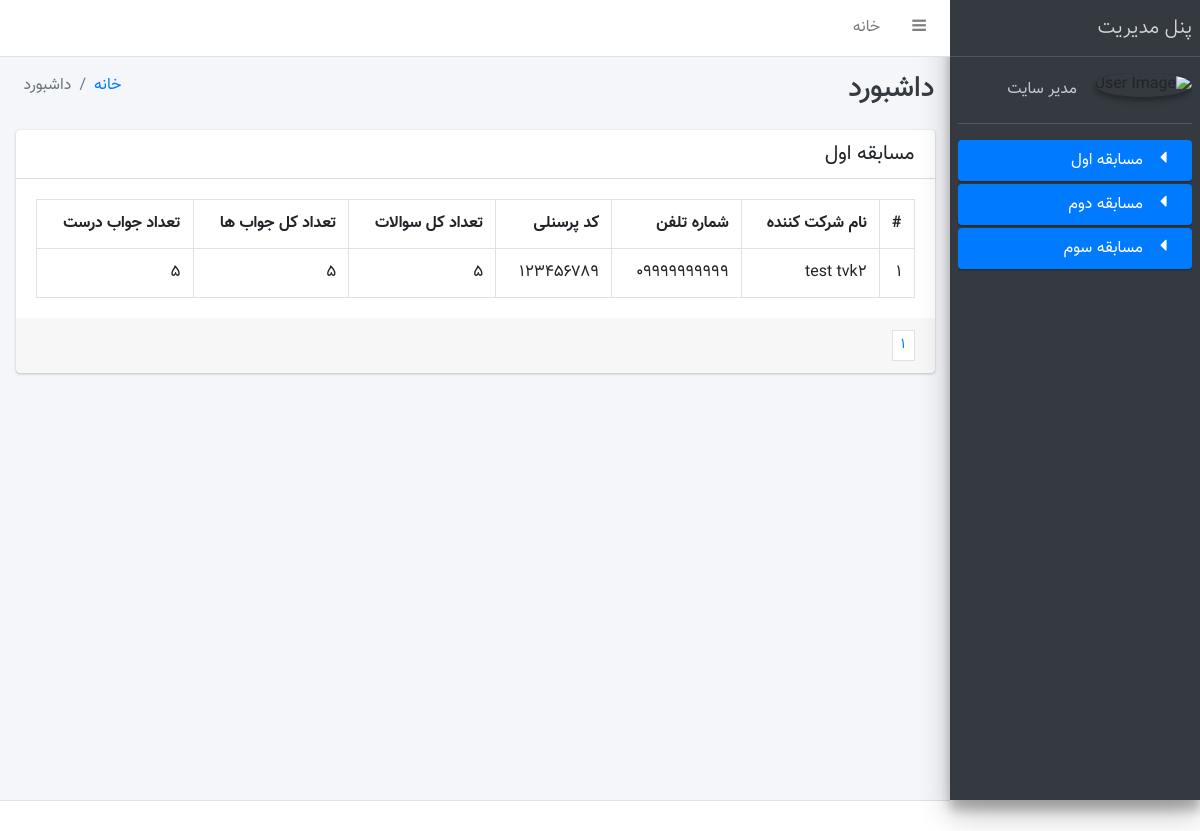
Page /adminDashboard/first/1 (signed in) on the earlier database version.
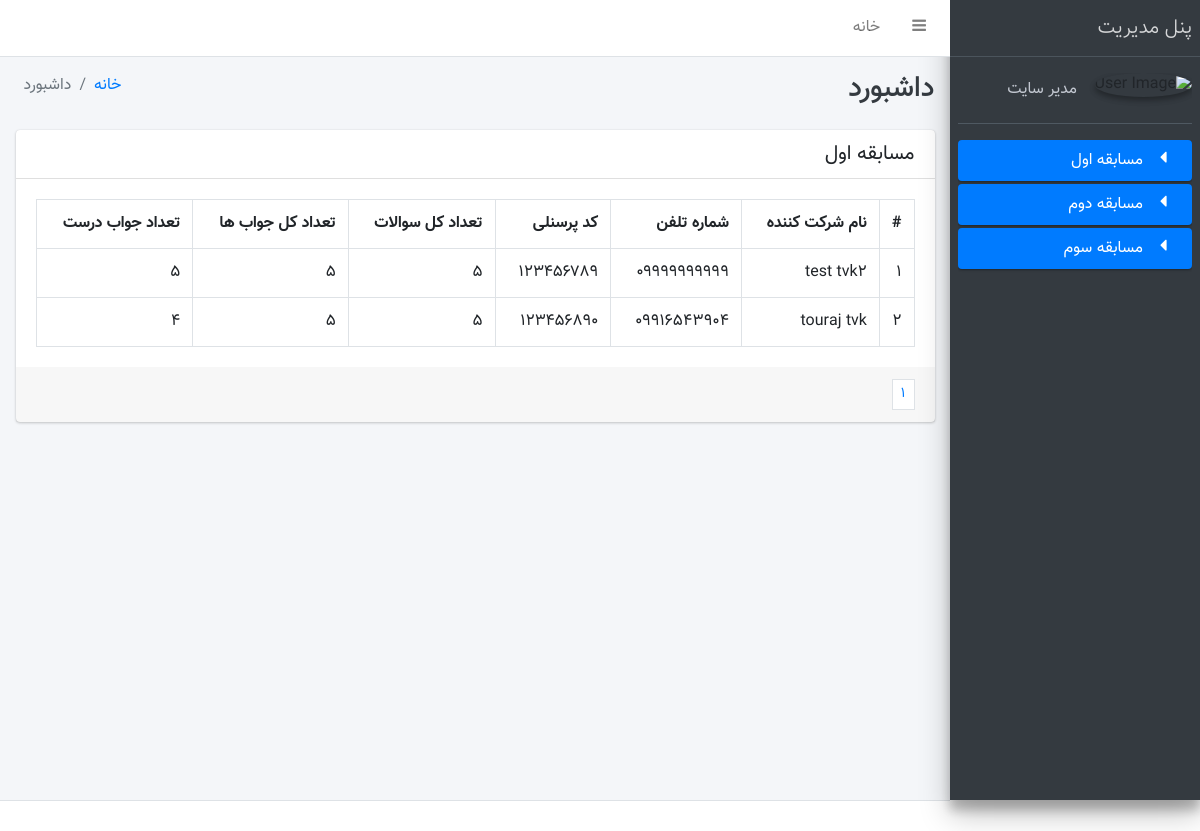
Same page on the later database version.
### challange/models.py (models this page shows)
class Tournament(models.Model):
    name = models.CharField(max_length=100)
    start = models.DateTimeField(auto_now=False, auto_now_add=False)
    end = models.DateTimeField(auto_now=False, auto_now_add=False)
    minpoint = models.IntegerField()
    howmany = models.IntegerField(default=5)

class ResultMember(models.Model):
    member = models.ForeignKey("Member", on_delete=models.CASCADE)
    tournament = models.ForeignKey("Tournament", on_delete=models.CASCADE)
    all_answer = models.IntegerField()
    all_answer_correct = models.IntegerField()
    valid = models.BooleanField(default=False)

class Member(AbstractUser):
    name = models.CharField(max_length=100)
    personalCode = models.CharField(max_length=20)
    phone = models.CharField(max_length=11)
    verifcode = models.IntegerField(default=0)
    isadmin = models.BooleanField(default=False)

### challange/views.py (the view)
# urls.py: path('adminDashboard/first/<int:page>', firstTournament, name="firstT"),
@login_required(login_url='/login')
def firstTournament(request, page):
    TournamentIdObj1 = Tournament.objects.only('id').get(id=1)
    allMember = Member.objects.all()
    datas = ResultMember.objects.filter(tournament=TournamentIdObj1)
    datasPagination = Paginator(datas, 10)
    page_object = datasPagination.get_page(page)
    page_object.adjusted_elided_pages = datasPagination.get_elided_page_range(
        page)
    context = {"name": "مسابقه اول", "datas": page_object,
               "tourName": "/adminDashboard/first/"}
    return render(request, 'adminDashboard.html', context)

### challange/templates/adminDashboard.html (shortened to what this page needs)
{% extends 'dashboardBase.html' %}
{% load static %}
{% block main %}
<div class="content">
      <div class="container-fluid">
        <div class="row">
          <div class="col-lg-12">
            <div class="card">
              <div class="card-header">
                <h3 class="card-title">{{name}}</h3>
              </div>
              <div class="card-body">
                <table class="table table-bordered">
                  <tr>
                    <th style="width: 10px">#</th>
                    <th>نام شرکت کننده</th>
                    <th>شماره تلفن</th>
                    <th>کد پرسنلی</th>
                    <th>تعداد کل سوالات</th>
                    <th>تعداد کل جواب ها</th>
                    <th>تعداد جواب درست</th>
                  </tr>
                  {% for data in datas %}
                    <tr>
                      <td>{{ forloop.counter }}</td>
                      <td>{{ data.member.name }}</td>
                      <td>{{ data.member.phone }}</td>
                      <td>{{ data.member.personalCode }}</td>
                      <td>{{ data.tournament.howmany }}</td>
                      <td>{{ data.all_answer }}</td>
                      <td>{{ data.all_answer_correct }}</td>
                    </tr>
                  {% endfor %}
                </table>
              </div>
              <div class="card-footer clearfix">
                <ul class="pagination pagination-sm m-0 float-right">
                  {% for page_number in datas.adjusted_elided_pages %}
                      {% if page_number == datas.paginator.ELLIPSIS %}
                          {{page_number}}
                      {% else %}
                          <li class="page-item">
                            <a class="page-link {% if page_number == datas.number %}current{% endif %}"
                               href={{tourName}}{{page_number}}>
                               {{page_number}}
                            </a>
                          </li>
                      {% endif %}
                  {% endfor %}
                </ul>
              </div>
            </div>
          </div>
        </div>
      </div>
    </div>
{% endblock main %}

### challange/templates/dashboardBase.html (shortened to what this page needs)
{% load static %}
<!DOCTYPE html>
<html lang="en">
<head>
  <link rel="stylesheet" href="{%static 'plugins/font-awesome/css/font-awesome.min.css'%}">
  <link rel="stylesheet" href="{% static 'dist/css/adminlte.min.css' %}">
  <link rel="stylesheet" href="{% static 'dist/css/bootstrap-rtl.min.css' %}">
  <link rel="stylesheet" href="{% static 'dist/css/custom-style.css' %}">
</head>
<body class="hold-transition sidebar-mini">
<div class="wrapper">
  <nav class="main-header navbar navbar-expand bg-white navbar-light border-bottom">
    <ul class="navbar-nav">
      <li class="nav-item">
        <a class="nav-link" data-widget="pushmenu" href="#"><i class="fa fa-bars"></i></a>
      </li>
      <li class="nav-item d-none d-sm-inline-block">
        <a href="index3.html" class="nav-link">خانه</a>
      </li>
    </ul>
  </nav>
  <aside class="main-sidebar sidebar-dark-primary elevation-4">
    <a href="index3.html" class="brand-link">
      <span class="brand-text font-weight-light">پنل مدیریت</span>
    </a>
    <div class="sidebar">
      <div>
        <div class="user-panel mt-3 pb-3 mb-3 d-flex">
          <div class="image">
            <img src="https://cdn-icons-png.flaticon.com/512/147/147140.png" class="img-circle elevation-2" alt="User Image">
          </div>
          <div class="info">
            <a href="#" class="d-block">مدیر سایت</a>
          </div>
        </div>
        <nav class="mt-2">
          <ul class="nav nav-pills nav-sidebar flex-column" data-widget="treeview" role="menu" data-accordion="false">
            <li class="nav-item has-treeview menu-open">
              <a href="/adminDashboard/first/1" class="nav-link active">
                <i class="nav-icon fa fa-caret-left"></i>
                <p>
                  مسابقه اول
                </p>
              </a>
            </li>
            <li class="nav-item has-treeview menu-open">
              <a href="/adminDashboard/second/1" class="nav-link active">
                <i class="nav-icon fa fa-caret-left"></i>
                <p>
                  مسابقه دوم
                </p>
              </a>
            </li>
            <li class="nav-item has-treeview menu-open">
              <a href="/adminDashboard/third/1" class="nav-link active">
                <i class="nav-icon fa fa-caret-left"></i>
                <p>
                  مسابقه سوم
                </p>
              </a>
            </li>
          </ul>
        </nav>
      </div>
    </div>
  </aside>
  <div class="content-wrapper">
    <div class="content-header">
      <div class="container-fluid">
        <div class="row mb-2">
          <div class="col-sm-6">
            <h1 class="m-0 text-dark">داشبورد</h1>
          </div>
          <div class="col-sm-6">
            <ol class="breadcrumb float-sm-left">
              <li class="breadcrumb-item"><a href="#">خانه</a></li>
              <li class="breadcrumb-item active">داشبورد</li>
            </ol>
          </div>
        </div>
      </div>
    </div>
    {% block main %}
    {% endblock main %}
  </div>
  <footer class="main-footer">
  </footer>
</div>
</body>
</html>

Differences in the rows shown:
added ResultMember: member.name "touraj tvk", member.phone "۰۹۹۱۶۵۴۳۹۰۴", member.personalCode "۱۲۳۴۵۶۸۹۰", tournament.howmany "۵", all_answer "۵", all_answer_correct "۴"
